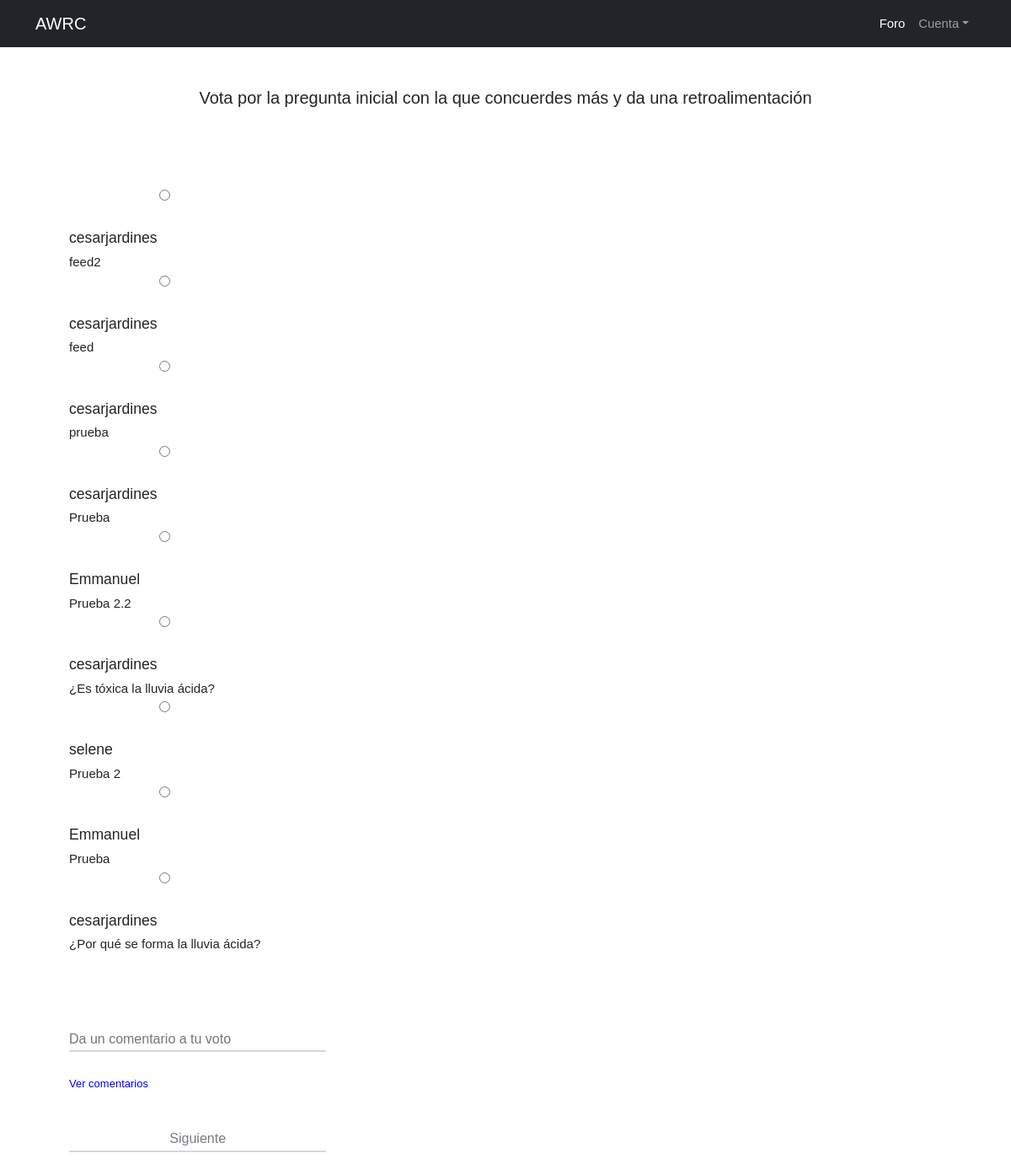
Before: /feed/ with the older database file.
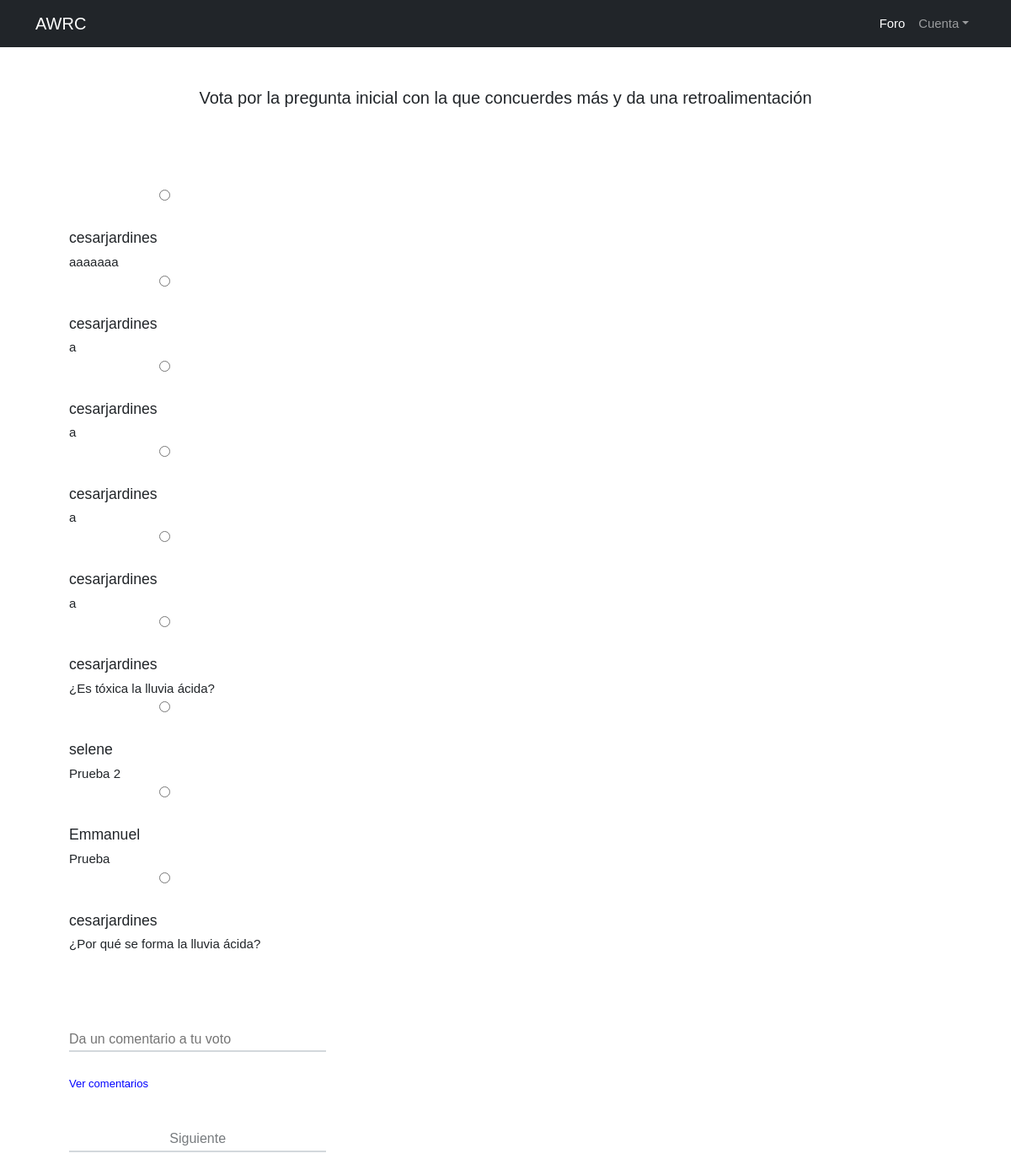
After: the same page with the newer database file.
### AMCE/models.py (models this page shows, shortened)
class Post(models.Model):
	user = models.ForeignKey(User, on_delete=models.CASCADE, related_name='post')
	timestamp = models.DateTimeField(default = timezone.now)
	content = models.TextField()
	voto = models.IntegerField(default=0)
	comentario = models.TextField(default='')
	class Meta:
		ordering = ['-timestamp']

### AMCE/views.py (the view, shortened to what this page needs)
# urls.py: path('feed/', views.feed, name = 'feed'),
def feed(request):
	posts = Post.objects.all();
	context = {'post':posts}
	a = request.POST
	return render(request, 'AMCE/feed.html', context)

### AMCE/templates/AMCE/feed.html (shortened to what this page needs)
{% extends 'AMCE/MG1.html'%}
	{% block content %}
     <div class="container">
        <div class="text-center mt-5">
                <h1>Vota por la pregunta inicial con la que concuerdes más y da una retroalimentación</h1>
            </div>
        </div>
<article>
	<div class="container-article">
		<form method="post" action="#">
			<label for="html">
				{% for post in post %}
				<tr>
					<td><input type="radio" id="inicia" value="{{post.user_id}}" name="preguntaInicial" numero="{{post.user_id}}" required> </td>
					<td>
						<div>
							<h2 class="username"><a>{{post.user.username}}</a></h2>
							<div class="post">{{post.content}}</div>
						</div>
					</td>
				</tr>
				{% endfor %}
			</label>
			<br>
			<br>
			<br>
			<br>
			<input type="text", name="comentario" placeholder="Da un comentario a tu voto" required>
			<a class="lead" ><font color="blue" size="2px" id="myBtn">Ver comentarios</font></a><br>
			<br>
			<input type="submit" value="Siguiente" id="myBtn">
		</form>
	</div>
</article>
{% endblock%}

### AMCE/templates/AMCE/MG1.html (shortened to what this page needs)
 {% load static %}
<!DOCTYPE html>
<html lang="es">
    <head>
        <link href="{% static 'css/MG1.css'%}" rel="stylesheet" />
        <link rel="stylesheet" type="text/css" href="{% static 'css/normalize.css'%}">
        <link rel="stylesheet" type="text/css" href="{% static 'css/feedStyle.css'%}">
        <link rel="stylesheet" type="text/css" href="{% static 'css/popAlert.css'%}">
        <link href="{% static 'css/modal.css'%}" rel="stylesheet"/>
    </head>
    <body>
        <nav class="navbar navbar-expand-lg navbar-dark bg-dark">
            <div class="container">
                <a class="navbar-brand" href="{% url 'AMCE:index' %}">AWRC</a>
                <div class="collapse navbar-collapse" id="navbarSupportedContent">
                    <ul class="navbar-nav ms-auto mb-2 mb-lg-0">
                        <li class="nav-item"><a class="nav-link active" aria-current="page" href="#">Foro</a></li>
                        <li class="nav-item dropdown">
                            <a class="nav-link dropdown-toggle" id="navbarDropdown" href="#" role="button" data-bs-toggle="dropdown" aria-expanded="false">Cuenta</a>
                        </li>
                    </ul>
                </div>
            </div>
        </nav>
        {% block content %}
        {% endblock content %}
    </body>
</html>

### static/css/feedStyle.css (style rules this page uses)
body { background: #FFFFFF; font-size: 62.5%; font-family: 'Varela Round', Helvetica, Arial, serif; }
a { font-size: .93rem; text-decoration: none; color: black; }
article { width: 93%; margin: auto; padding: 40px 0; border-bottom: 2px solid #ECEEEF; }
.username { margin-bottom: .2rem; }
.username a { font-size: 1.1rem; }
.container-article { display: flex; }
.post { font-size: .94rem; }
form { margin: 0; padding: 40px; font-size: 1rem; }
input { width: 100%; border: 0; border-bottom: 2px solid #D3D8DC; outline: 0; background: #fff; padding: 20px 0 4px; margin: 0 0 20px; color: #777B7E; }

Changed rows visible on the page:
removed Post: user.username "cesarjardines", content "feed2"
removed Post: user.username "cesarjardines", content "feed"
removed Post: user.username "cesarjardines", content "prueba"
removed Post: user.username "cesarjardines", content "Prueba"
removed Post: user.username "Emmanuel", content "Prueba 2.2"
added Post: user.username "cesarjardines", content "aaaaaaa"
added Post: user.username "cesarjardines", content "a"
added Post: user.username "cesarjardines", content "a"
added Post: user.username "cesarjardines", content "a"
added Post: user.username "cesarjardines", content "a"
